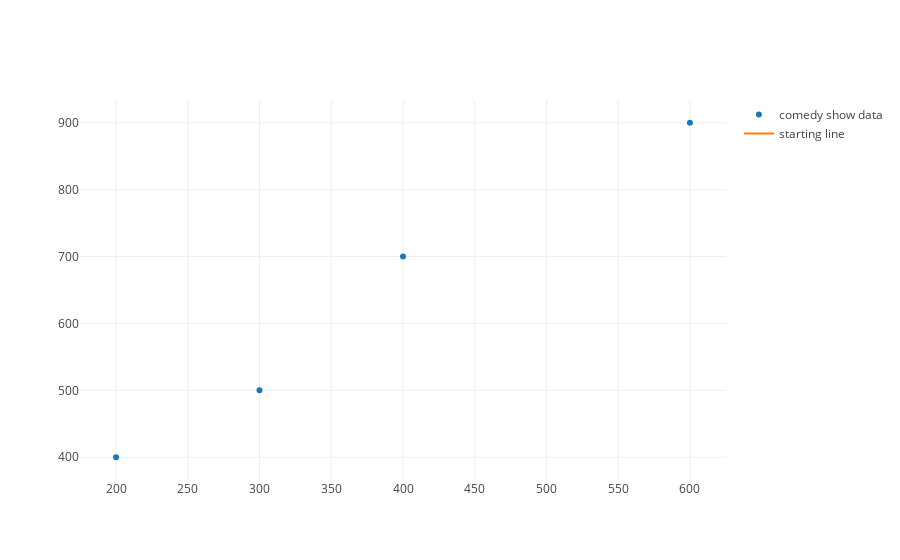

The code cell stored with this chart in its notebook:
### Code cell
plot([comedy_show_trace, trace_show_line])

### Figure 1 — Plotly figure (JSON) as saved in the notebook; plotly's stock layout.template omitted (floating-point values rounded to 4 significant figures)
{"data": [{"mode": "markers", "name": "comedy show data", "type": "scatter", "uid": "f0fd5b7e-d590-11e8-b09b-34159e1c7ef8", "x": [200, 400, 300, 600], "y": [400, 700, 500, 900]}, {"mode": "lines", "name": "starting line", "type": "scatter", "uid": "f0fd683a-d590-11e8-af35-34159e1c7ef8", "x": [200, 400, 300, 600], "y": [[400, 650, 525, 900]]}], "layout": {}}
